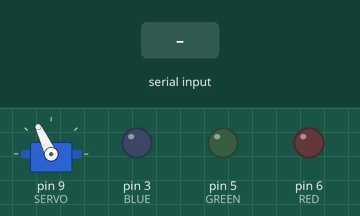
The sketch below on a simulated Arduino Uno, built with avr-gcc and run on an emulated ATmega328P. Shown: servo, output pins drawn as LEDs (lit = HIGH). The inputs (shaded band) are chosen by the test bench. Random numbers use the default seed unless the sketch sets one.

Above: at 1.2 s.
1.3 s: "1" received over Serial
At 2.4 s:
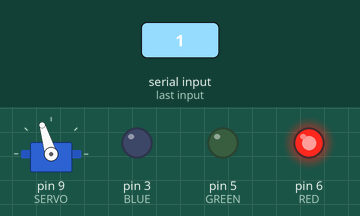
3.6 s: "2" received over Serial
At 4.0 s:
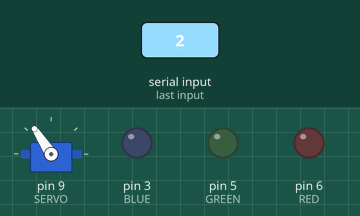
5.1 s: "3" received over Serial
At 7.1 s:
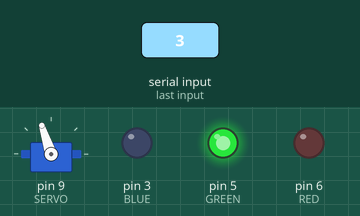
7.6 s: "5" received over Serial
At 9.2 s:
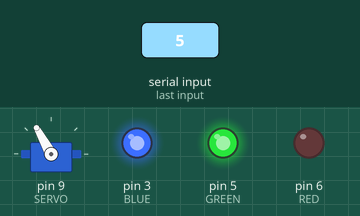
9.6 s: "4" received over Serial
At 10.5 s:
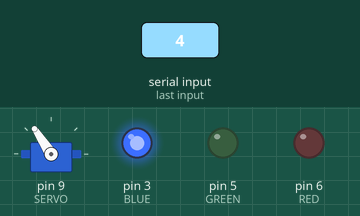
11.3 s: "1" received over Serial
At 12.2 s:
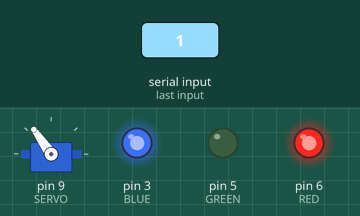
Timing chart, 0 to 13.8 s (numbered marks = the images above; inputs shaded):
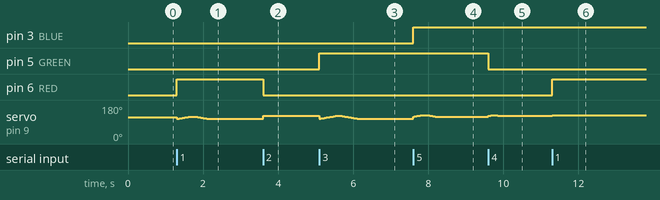

The sketch:

voiceSerialTest.ino
```cpp
// define pin numbers
#include <Servo.h>

#define SERVO 9 // Porta Digital 6 PWM
Servo s; // Variável Servo
int pos; // Posição Servo
int servoDelay = 30;
int lightDelay = 15;
int moveChance = 50;

#define BLUE 3
#define GREEN 5
#define RED 6

// define variables
int redValue;
int greenValue;
int blueValue;

void setup() {
s.attach(SERVO);
s.write(115); // Inicia motor posição zero

pinMode(RED, OUTPUT);
pinMode(GREEN, OUTPUT);
pinMode(BLUE, OUTPUT);
digitalWrite(RED, LOW);
digitalWrite(GREEN, LOW);
digitalWrite(BLUE, LOW);

Serial.begin(9600); // Starts the serial communication
}

void loop() {
  if(Serial.available() > 0){
    int input = Serial.read();
    switch (input) {
    case '1':
      digitalWrite(RED, HIGH);
      moveServo();
      break;
    case '2':
      digitalWrite(RED, LOW);
      moveServo();
      break;
    case '3':
      digitalWrite(GREEN, HIGH);
      moveServo();
      break;
    case '4':
      digitalWrite(GREEN, LOW);
      moveServo();
      break;
    case '5':
      digitalWrite(BLUE, HIGH);
      moveServo();
      break;
    case '6':
      digitalWrite(BLUE, LOW);
      moveServo();
      break;
    default:
      break;
    }
  }
}

void moveServo()
{
  //delay(1500);
  int minNum = random(100, 130);
  int maxNum = random(100, 130);

  while(maxNum <= minNum){
    maxNum = random(100, 130);
  }

  for(pos = minNum; pos < maxNum; pos++)
  {
    s.write(pos);
    delay(servoDelay);
  }
  delay(100);
  for(pos = maxNum; pos >= minNum; pos--)
  {
    s.write(pos);
    delay(servoDelay);
  }
}

void moveDown() {
  s.write(140);
}

void moveMiddle() {
  s.write(115);
}

void moveUp() {
  s.write(90);
}

void playLights()
{
  redValue = 255; // choose a value between 1 and 255 to change the color.
  greenValue = 0;
  blueValue = 0;

  // this is unnecessary as we've either turned on RED in SETUP
  // or in the previous loop ... regardless, this turns RED off
  // analogWrite(RED, 0);
  // delay(1000);

  for(int i = 0; i < 255; i += 1) // fades out red bring green full when i=255
  {
  redValue -= 1;
  greenValue += 1;
  // The following was reversed, counting in the wrong directions
  // analogWrite(RED, 255 - redValue);
  // analogWrite(GREEN, 255 - greenValue);
  analogWrite(RED, redValue);
  analogWrite(GREEN, greenValue);
  delay(lightDelay);
  }

  redValue = 0;
  greenValue = 255;
  blueValue = 0;

  for(int i = 0; i < 255; i += 1) // fades out green bring blue full when i=255
  {
  greenValue -= 1;
  blueValue += 1;
  // The following was reversed, counting in the wrong directions
  // analogWrite(GREEN, 255 - greenValue);
  // analogWrite(BLUE, 255 - blueValue);
  analogWrite(GREEN, greenValue);
  analogWrite(BLUE, blueValue);
  delay(lightDelay);
  }

  redValue = 0;
  greenValue = 0;
  blueValue = 255;

  for(int i = 0; i < 255; i += 1) // fades out blue bring green full when i=255
  {
  // The following code has been rearranged to match the other two similar sections
  blueValue -= 1;
  redValue += 1;
  // The following was reversed, counting in the wrong directions
  // analogWrite(BLUE, 255 - blueValue);
  // analogWrite(RED, 255 - redValue);
  analogWrite(BLUE, blueValue);
  analogWrite(RED, redValue);
  delay(lightDelay);
  }
}
```

Measured:
- after the input at 1.3 s, pin 6 (RED): LOW → HIGH at once
- after the input at 3.6 s, pin 6 (RED): HIGH → LOW at once; servo on pin 9 (SERVO): 107° → 123° at once
- after the input at 5.1 s, pin 5 (GREEN): LOW → HIGH at once
- after the input at 7.6 s, pin 3 (BLUE): LOW → HIGH at once; servo on pin 9 (SERVO): rises from 108° to 127° in 0.34 s, then falls to 119° in 0.24 s
- after the input at 9.6 s, pin 5 (GREEN): HIGH → LOW at once; servo on pin 9 (SERVO): 119° → 125° at once, → 123° 0.19 s later
- after the input at 11.3 s, pin 6 (RED): LOW → HIGH at once; servo on pin 9 (SERVO): 123° → 125° at once
